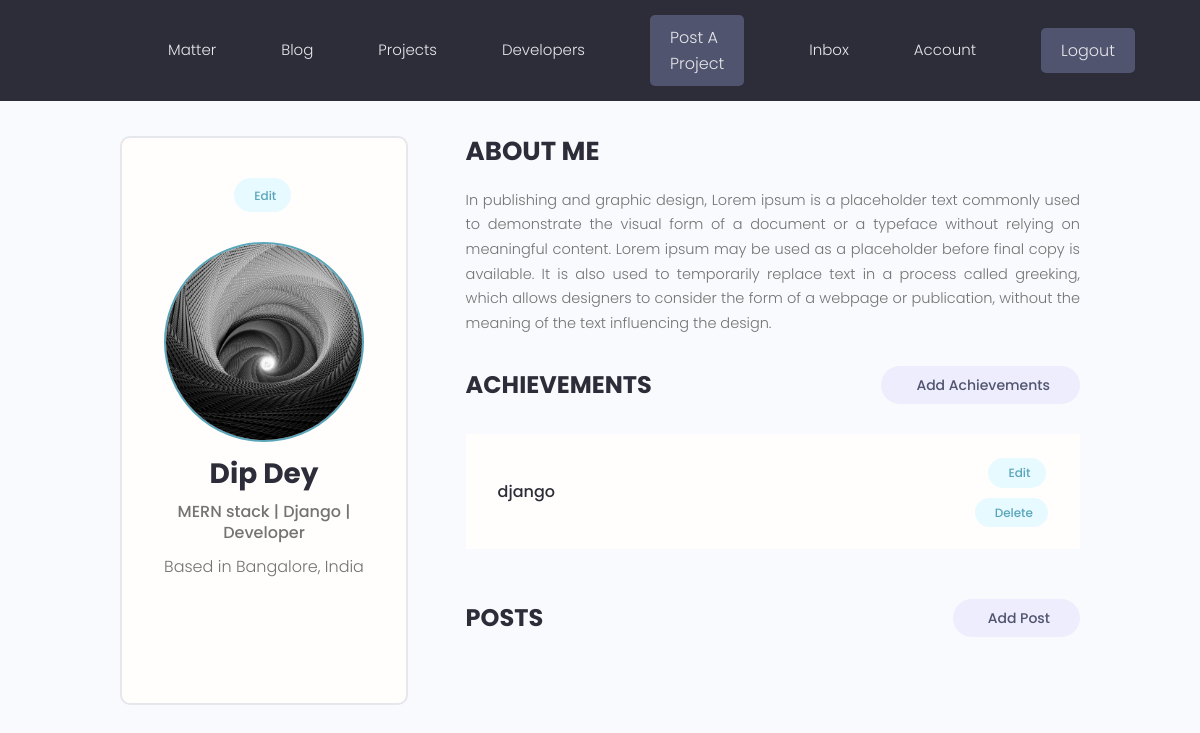
/user/account/ (signed in), run on the app's committed database.
### users/models.py (models this page shows, shortened)
class Profile(models.Model):
    user = models.OneToOneField(User, on_delete = models.CASCADE, null=True, blank= True)
    name = models.CharField(max_length=200, blank=True, null=True)
    username = models.CharField(max_length=200, blank=True, null=True)
    email= models.EmailField(max_length=500, blank=True, null=True)
    location = models.CharField(max_length=200, blank=True, null=True)
    bio = models.TextField(null=True, blank=True)
    short_intro = models.TextField(blank=True, null=True)
    social_twitter = models.CharField(max_length=200, blank=True, null=True)
    social_linkedin = models.CharField(max_length=200, blank=True, null=True)
    social_youtube = models.CharField(max_length=200, blank=True, null=True)
    social_website = models.CharField(max_length=200, blank=True, null=True)
    social_instagram = models.CharField(max_length=200, blank=True, null=True)
    social_github = models.CharField(max_length=200, blank=True, null=True)
    profile_image = models.ImageField(null=True, blank=True, upload_to='profiles/', default = 'profiles/user-default.png')
    id = models.UUIDField(default=uuid.uuid4, unique = True, primary_key=True, editable= False)
    created_at = models.DateTimeField(auto_now_add=True)
    @property
    def imageURL(self):
        try:
            url = self.profile_image.url
        except:
            url = ''
        return url

class Skill(models.Model):
    owner = models.ForeignKey(Profile, on_delete=models.CASCADE, null=True, blank=True)
    name = models.CharField(max_length=200, blank=True, null=True)
    description = models.TextField(null=True, blank=True)
    created = models.DateTimeField(auto_now_add=True)
    id = models.UUIDField(default=uuid.uuid4, unique = True, primary_key=True, editable= False)

### users/views.py (the view)
# urls.py: path('account/', views.userAccount, name='account'),
@login_required(login_url='login')
def userAccount(request):
    profile = request.user.profile
    domain = "vedantu.com"
    email_domain = profile.email[profile.email.index('@') + 1 : ].lower()
    skills = profile.skill_set.all()
    projects = profile.post_set.all()
    context ={'profile': profile, 'domain': domain, 'email_domain': email_domain, 'skills': skills, 'projects': projects}
    return render(request, 'users/account.html', context)

### users/templates/users/account.html (shortened to what this page needs)
{% extends 'main.html' %}
{% block content %}
  <main class="settingsPage profile my-md">
    <div class="container">
      <div class="layout">
        <div class="column column--1of3">
          <div class="card text-center">
            <div class="card__body dev">
              <a class="tag tag--pill tag--main settings__btn" href="{% url 'edit-account' %}"> Edit</a>
              <img class="avatar avatar--xl dev__avatar" src="{{profile.imageURL}}" />
              <h2 class="dev__name">{{profile.name}}</h2>
              <p class="dev__title">{{profile.short_intro}}</p>
              <p class="dev__location">Based in {{profile.location}}</p>
              {% if email_domain == domain %}
              <ul class="dev__social">
              </ul>
              {% endif %}
              </div>
          </div>
        </div>
        <div class="column column--2of3">
          {% if email_domain == domain %}
          <div class="devInfo">
            <h3 class="devInfo__title">About Me</h3>
            <p class="devInfo__about">
             {{profile.bio}}
            </p>
          </div>
          {% endif %}
          {% if email_domain == domain %}
          <div class="settings">
            <h3 class="settings__title">Achievements</h3>
            <a class="tag tag--pill tag--sub settings__btn tag--lg" href="{% url 'create-skill' %}"> Add Achievements</a>
          </div>
          {% endif %}
          <table class="settings__table">
            {% if email_domain == domain %}
            {% for skill in skills %}
            <tr>
              <td class="settings__tableInfo">
                <h4>{{skill.name}}</h4>
              </td>
              <td class="settings__tableActions">
                <a class="tag tag--pill tag--main settings__btn" href="{% url 'update-skill' skill.id %}"> Edit</a>
                <a class="tag tag--pill tag--main settings__btn" href="{% url 'delete-skill' skill.id %}?next=/account">
                  Delete</a>
              </td>
            </tr>
            {% endfor %}
            {% endif %}
          </table>
          <div class="settings">
            <h3 class="settings__title">Posts</h3>
            <a class="tag tag--pill tag--sub settings__btn tag--lg" href="{% url 'create-post' %}"> Add Post</a>
          </div>
        </div>
      </div>
    </div>
  </main>
{% endblock %}

### static/styles/app.css (style rules this page uses)
:root { --color-sub: #2d2d39; }
.card { border: 2px solid var(--color-light); }
img { width: 100%; }
.profile .card > .dev { padding: 4rem; }
.dev__avatar { display: block; margin: auto; }
.dev__name { color: var(--color-sub); font-size: 2.8rem; font-weight: 700; margin-top: 1rem; margin-bottom: 0.5rem; }
.dev__title { font-size: 1.6rem; font-weight: 500; line-height: 1.3; }
.dev__location { margin-top: 1rem; }
.dev__social { margin: 3rem 0; list-style: none; display: flex; justify-content: center; gap: 1.5rem; }
.devInfo { margin-bottom: 3rem; }
.devInfo__title, .devInfo__subtitle { font-size: 2.6rem; color: var(--color-sub); text-transform: uppercase; font-weight: 700; margin-bottom: 1.5rem; }
.devInfo__about, .devSkill__info { font-size: 1.45rem; line-height: 1.7; text-align: justify; }
.settingsPage .dev > .settings__btn { display: inline-block; margin-bottom: 3rem; }
.settings { display: flex; justify-content: space-between; align-items: center; }
.settings__title { font-size: 2.4rem; text-transform: uppercase; font-weight: 700; color: var(--color-sub); }
.settings__table { margin-top: 3rem; margin-bottom: 5rem; padding: 0 3rem; background: var(--color-white); }
.settings__table tr { width: 100%; }
.settings__table tr > td { padding: 2rem 0; }
.settings__tableInfo { width: 100%; }
.settings__tableInfo h4, .settings__tableInfo a { padding-right: 1rem; width: auto; font-size: 1.6rem; font-weight: 500; color: var(--color-sub); }
.settings__tableActions { text-align: right; }
body { overflow-x: hidden !important; }

### static/uikit/styles/modules/_variables.css (style rules this page uses)
:root { --color-main: #5aa5b9; --color-main-light: #e6faff; --color-sub: #3f4156; --color-sub-light: #51546e; --color-sub-lighter: #ededfd; --color-text: #737373; --color-gray: #8b8b8b; --color-light: #e5e7eb; --color-light-gray: #767676; --color-bg: #f8fafd; --color-white: #fffefd; --color-white-light: #f3f3f3; --color-success: #359e64; --color-success-bg: #def8e8; --color-error: #fc4b0b; --color-error-bg: #fff2ee; --font-base: 'Poppins', arial, helvetica, 'Segoe UI', roboto, ubuntu, sans-serif; --font-monospace: 'Fira Code', 'Courier New', courier, monospace; --font-regular: 300; --font-medium: 500; --font-bold: 700; --generic-shadow: 1px 1px 5px #00000010; --generic-transition: all 0.3s ease-in-out; }

### static/uikit/styles/modules/_base.css (style rules this page uses)
* { margin: 0; padding: 0; box-sizing: border-box; text-rendering: optimizeLegibility; color: inherit; font-size: inherit; }
html { font-size: 50%; }
@media only screen and (min-width: 480px) { html { font-size: 56.25%; } }
@media only screen and (min-width: 1200px) { html { font-size: 62.5%; } }
body { line-height: 1.6; font-weight: 400; font-size: 1.5rem; color: var(--color-text); background-color: var(--color-bg); min-height: 100vh; }

### static/uikit/styles/modules/_typography.css (style rules this page uses)
* { font-family: var(--font-base); }
h2 { font-size: 3.6rem; font-weight: var(--font-bold); }
h3 { font-size: 3.2rem; font-weight: var(--font-medium); }
h4 { font-size: 2.8rem; font-weight: var(--font-medium); }
p, span, strong { font-size: 1.6rem; color: var(--color-text); font-weight: var(--font-regular); }
a { padding-bottom: 2px; text-decoration: none; display: inline-block; color: var(--color-main); font-weight: var(--font-medium); }

### static/uikit/styles/modules/_utilities.css (style rules this page uses)
.container { width: 92%; max-width: 165rem; margin: 0 auto; box-sizing: border-box; }
@media screen and (min-width: 1000px) { .container { width: 90%; } }
@media screen and (min-width: 1200px) { .container { width: 80%; } }
.text-center { text-align: center; }
.my-md { margin: 3rem auto; }

### static/uikit/styles/modules/_avatar.css (style rules this page uses)
.avatar { border-radius: 50%; border: 2px solid var(--color-main); object-fit: cover; }
.avatar--xl { height: 20rem; width: 20rem; }

### static/uikit/styles/modules/_card.css (style rules this page uses)
.card { border-radius: 1rem; background-color: var(--color-white); border: 1.5px solid var(--color-light); width: auto; height: auto; margin-top: 0.5rem; margin-bottom: 0.5rem; overflow: hidden; }
.card__body, .card__header { padding: 2rem 2.5rem; }

### static/uikit/styles/modules/_layout.css (style rules this page uses)
.layout { display: flex; flex-flow: row wrap; justify-content: space-between; }
.layout > .column { margin-bottom: 3rem; }
.layout > .column.column--1of3 { flex-basis: 30%; }
.layout > .column.column--2of3 { flex-basis: 64%; }

### data on the page
Profile: imageURL (picture), name "Dip Dey", short_intro "MERN stack | Django | Developer", location "Bangalore, India", bio "In publishing and graphic design, Lorem ipsum is a placeholder text commonly used to demonstrate the visual form of a document or a typeface without relying on meaningful content. Lorem ipsum may be used as a placeholder before final copy is available. It is also used to temporarily replace text in a process called greeking, which allows designers to consider the form of a webpage or publication, without the meaning of the text influencing the design."
Skill: name "django"
